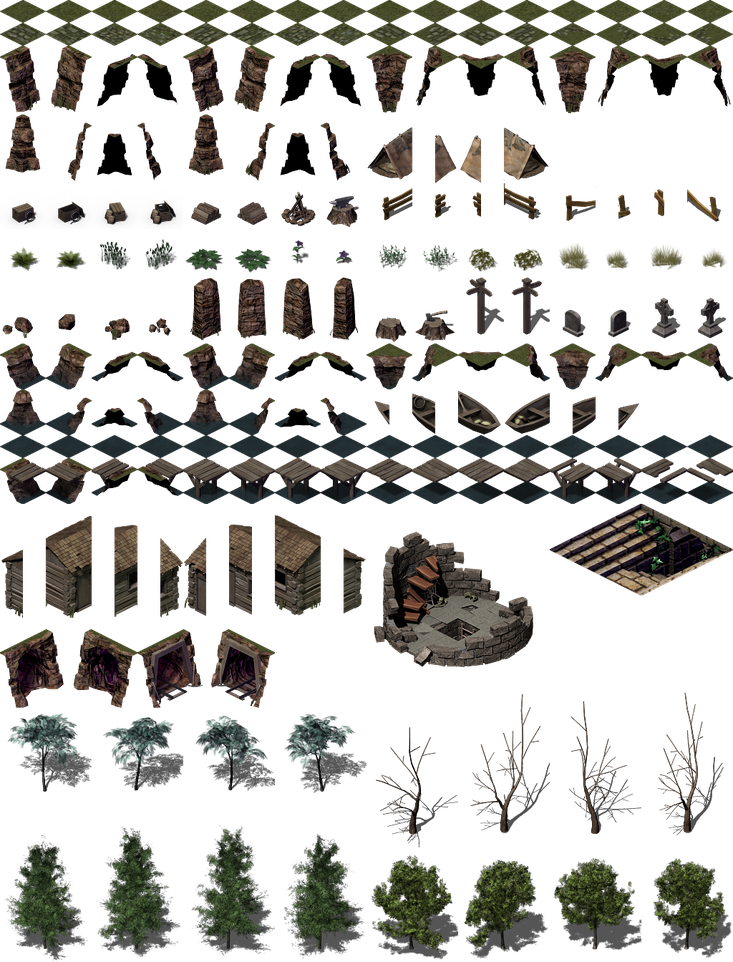
#> input picture game-assets/grassland_tiles.png, 733 x 962 px, shrunk from 1024 x 1344 before the run
$ python evaluate_slicer.py
#> lines starting #> are read from the running program, lines starting #| are printed output that depends on the picture
### backend/pipeline/ingestion/flare.py
"""
Parser for Flare tileset definitions (``tilesetdef`` text files), used as a
legacy definition and as the slicer's answer key.

Format: ``tile=<id>,<x>,<y>,<w>,<h>,<ox>,<oy>`` lines under ``# <section>``
comment lines. ``(x, y, w, h)`` is the sprite rectangle; ``(ox, oy)`` is the
foot point in the sprite (our ``anchor``). A section heading can repeat
(for example two ``# cliffs`` blocks); both map to the same slug.
"""
from __future__ import annotations

import re
from dataclasses import dataclass
from pathlib import Path

_TILE_RE = re.compile(r"^tile=(\d+),(\d+),(\d+),(\d+),(\d+),(-?\d+),(-?\d+)$")


@dataclass(frozen=True)
class FlareTile:
    section: str  # slug
    flare_id: int
    x: int
    y: int
    w: int
    h: int
    anchor_x: int
    anchor_y: int

    @property
    def rect(self) -> tuple[int, int, int, int]:
        return (self.x, self.y, self.w, self.h)


# [4 lines left out: function section_slug, not called in this run]


def parse_flare_definition(path: str | Path) -> list[FlareTile]:
    """All ``tile=`` lines, with the slug of the ``# section`` above them."""
    tiles, section = [], ""
    for line in Path(path).read_text(encoding="utf-8").splitlines():
        if line.startswith("#"):
            section = section_slug(line[1:])
            continue
        m = _TILE_RE.match(line.strip())
        if m:
            fid, x, y, w, h, ox, oy = map(int, m.groups())
            tiles.append(FlareTile(section, fid, x, y, w, h, ox, oy))
    return tiles

### backend/tools/evaluate_slicer.py
"""
Measure the Pipeline 1 slicer against the Flare answer key.

Runs ``slice_spritesheet`` on game-assets/grassland_tiles.png and matches the
chips one-to-one with the Flare rectangles (greedy, highest IoU first, match
at IoU >= 0.5). Fully transparent Flare rectangles are left out of the
answer key: no slicer can find them.

Two answer keys:
  * padded cells: the Flare rectangles as defined. Many are padded cells
    (a small shrub sits in a 64 x 64 box), so a tight contour chip around
    the right sprite can still miss the IoU threshold.
  * tight boxes: each Flare rectangle shrunk to the bounding box of its
    opaque pixels (alpha > 0), so padding does not hide correct detections.

Writes asset_packs/grassland_full/slicer_report.md.

Run from ``backend/``:  python tools/evaluate_slicer.py
"""
from __future__ import annotations

import dataclasses
import sys
from collections import Counter
from dataclasses import dataclass
from pathlib import Path

import numpy as np
from PIL import Image

BACKEND_DIR = Path(__file__).resolve().parent.parent
REPO_ROOT = BACKEND_DIR.parent
sys.path.insert(0, str(BACKEND_DIR))

from pipeline.ingestion import slicer  # noqa: E402
from pipeline.ingestion.flare import FlareTile, parse_flare_definition  # noqa: E402

SHEET = REPO_ROOT / "game-assets" / "grassland_tiles.png"
DEFINITION = REPO_ROOT / "game-assets" / "grassland_tiles.flare_v0.15_tilesetdef.txt"
REPORT = BACKEND_DIR / "asset_packs" / "grassland_full" / "slicer_report.md"
MATCH_IOU = 0.5


@dataclass
class Evaluation:
    chips: list[slicer.Chip]
    truth: list[FlareTile]
    empty: list[FlareTile]
    matches: list[tuple[int, int, float]]  # (chip index, truth index, iou)

    @property
    def precision(self) -> float:
        return len(self.matches) / len(self.chips) if self.chips else 0.0

    @property
    def recall(self) -> float:
        return len(self.matches) / len(self.truth) if self.truth else 0.0


# [7 lines left out: function tight_box, not called in this run]


def evaluate(
    sheet: Path = SHEET, definition: Path = DEFINITION, answer_key: str = "padded",
) -> Evaluation:
    """``answer_key``: ``"padded"`` (Flare rectangles) or ``"tight"`` (opaque boxes)."""
#> called with answer_key = 'padded'
    if answer_key not in ("padded", "tight"):
        raise ValueError(f"unknown answer key: {answer_key}")
    alpha = np.array(Image.open(sheet).convert("RGBA"))[:, :, 3]
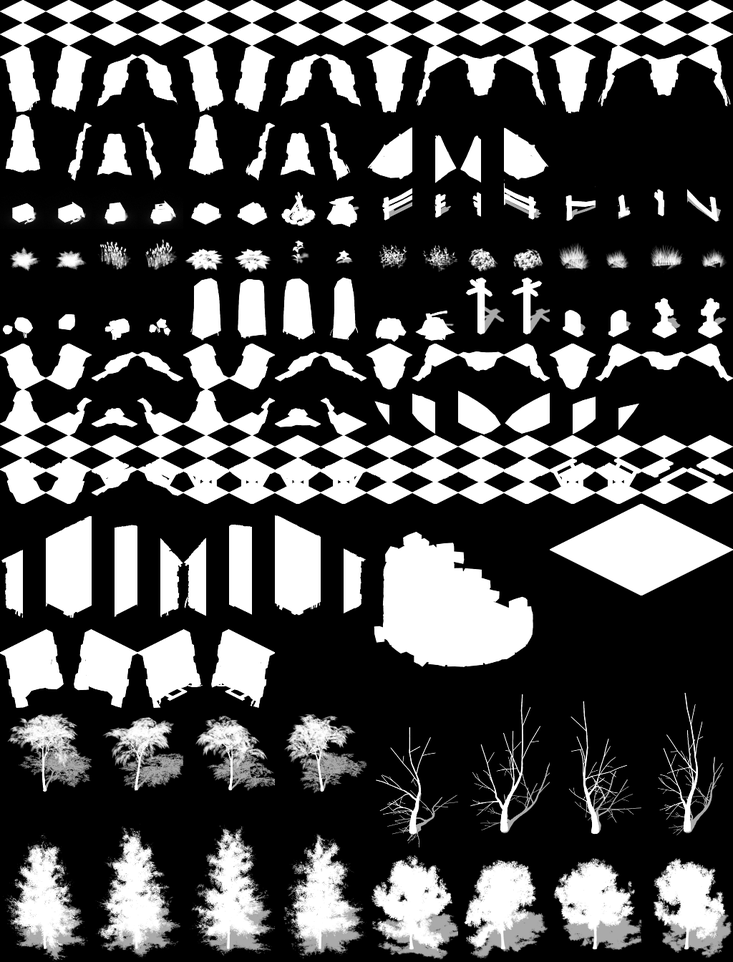
#> alpha: shape (962, 733); min 0, max 255, mean 76.4
    flare = parse_flare_definition(definition)
    truth = [t for t in flare if alpha[t.y : t.y + t.h, t.x : t.x + t.w].any()]
    empty = [t for t in flare if t not in truth]
    if answer_key == "tight":
        truth = [tight_box(alpha, t) for t in truth]
    chips = slicer.slice_spritesheet(sheet)
    return Evaluation(chips, truth, empty, _match(chips, truth))


# [116 lines left out: functions _match, report, _section_table, _has_tight_chip, not called in this run]


def main() -> None:
    padded, tight = evaluate(answer_key="padded"), evaluate(answer_key="tight")
    REPORT.write_text(report(padded, tight), encoding="utf-8")
    for name, ev in (("padded cells", padded), ("tight boxes", tight)):
        print(f"{name}: precision {ev.precision:.3f}, recall {ev.recall:.3f}, "
              f"{len(ev.matches)} matches, {len(ev.chips)} chips, {len(ev.truth)} rects")
    print(f"-> {REPORT}")


if __name__ == "__main__":
#> (the run stopped early here; a loop or call above may not have finished)

$ run again, with game-assets/kenney_farm_sheet.png copied over game-assets/grassland_tiles.png
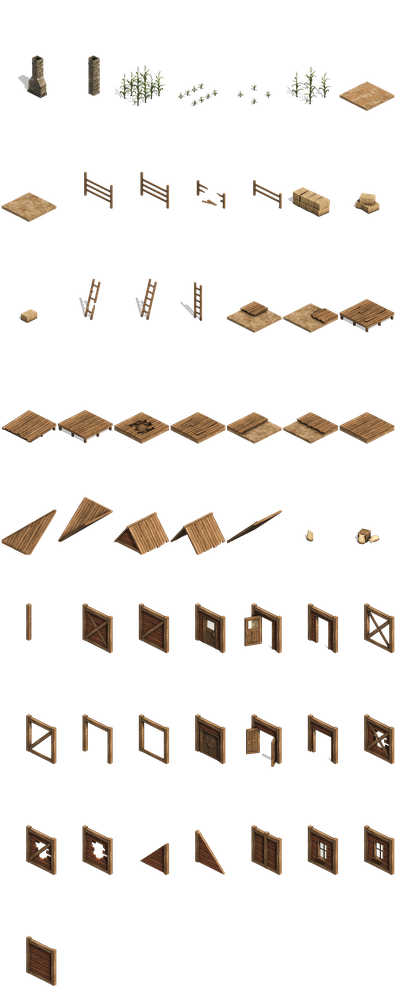
#> input picture game-assets/kenney_farm_sheet.png, 396 x 1000 px, shrunk from 1856 x 4688 before the run
#> in evaluate, `alpha = np.array(Image.open(sheet).convert("RGBA"))[:, :, 3]`:
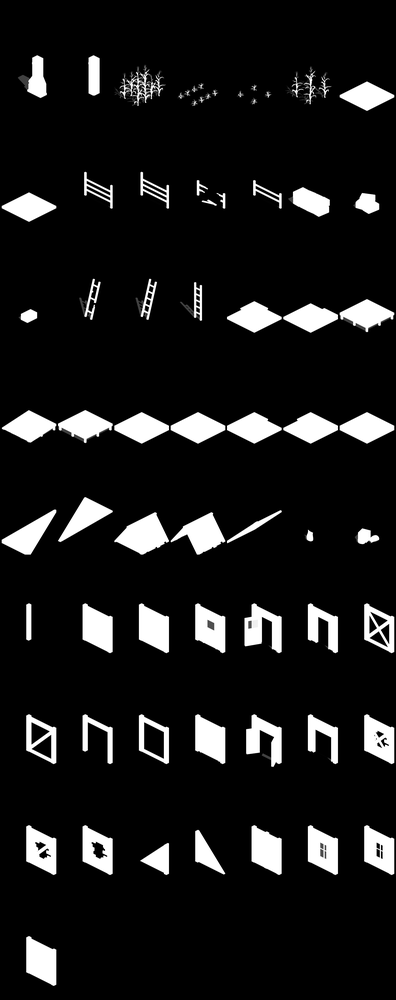
#> alpha: shape (1000, 396); min 0, max 255, mean 25.3

$ run again, with game-assets/kenney_library_sheet.png copied over game-assets/grassland_tiles.png
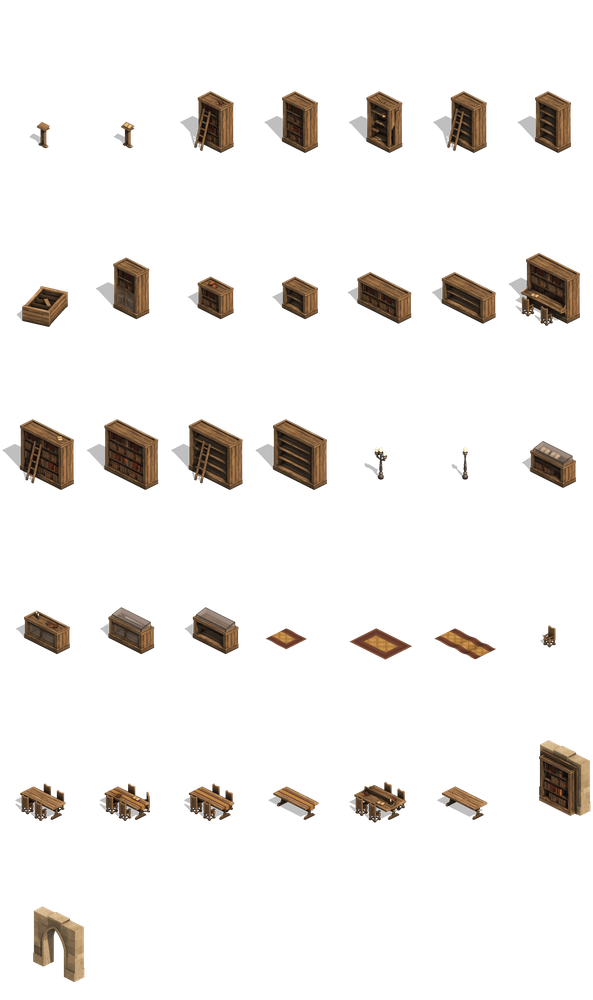
#> input picture game-assets/kenney_library_sheet.png, 593 x 1000 px, shrunk from 1856 x 3128 before the run
#> in evaluate, `alpha = np.array(Image.open(sheet).convert("RGBA"))[:, :, 3]`:
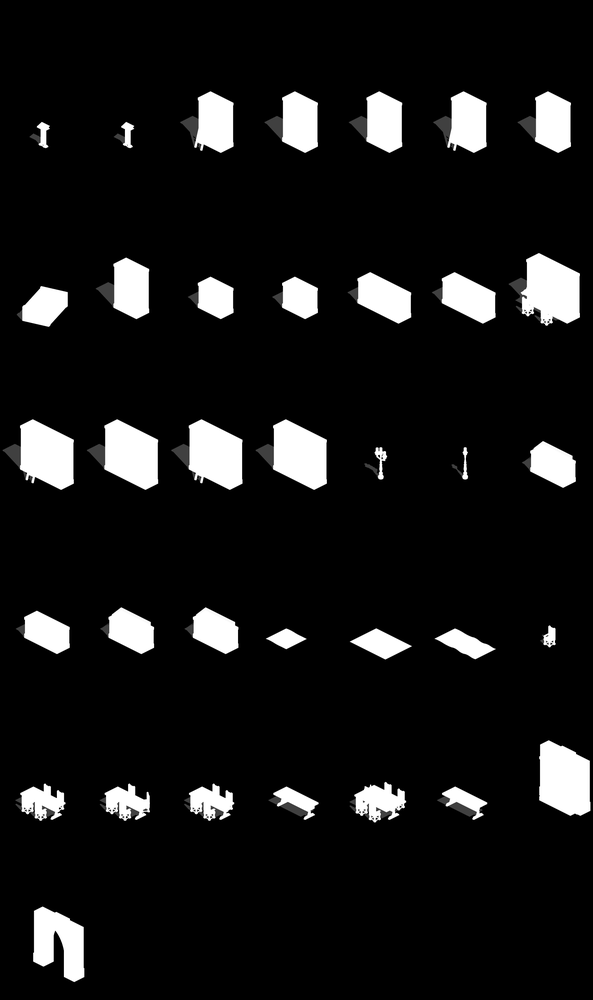
#> alpha: shape (1000, 593); min 0, max 255, mean 23.1
